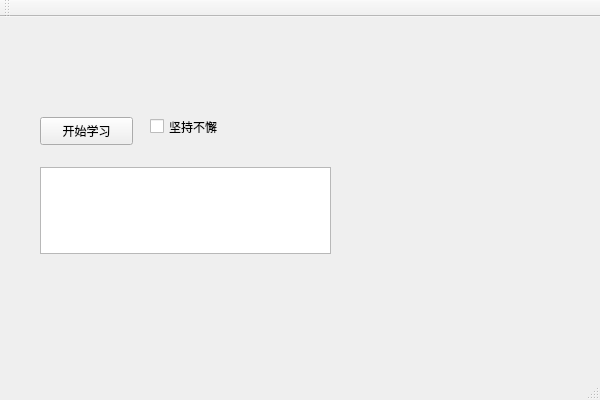
<?xml version="1.0" encoding="UTF-8"?>
<ui version="4.0">
 <class>MainformClass</class>
 <widget class="QMainWindow" name="MainformClass">
  <property name="geometry">
   <rect>
    <x>0</x>
    <y>0</y>
    <width>600</width>
    <height>400</height>
   </rect>
  </property>
  <property name="windowTitle">
   <string>Mainform</string>
  </property>
  <widget class="QWidget" name="centralWidget">
   <widget class="QPushButton" name="pushButton">
    <property name="geometry">
     <rect>
      <x>40</x>
      <y>100</y>
      <width>93</width>
      <height>28</height>
     </rect>
    </property>
    <property name="text">
     <string>开始学习</string>
    </property>
   </widget>
   <widget class="QCheckBox" name="checkBox">
    <property name="geometry">
     <rect>
      <x>150</x>
      <y>100</y>
      <width>91</width>
      <height>19</height>
     </rect>
    </property>
    <property name="text">
     <string>坚持不懈</string>
    </property>
   </widget>
   <widget class="QTextEdit" name="textEdit">
    <property name="geometry">
     <rect>
      <x>40</x>
      <y>150</y>
      <width>291</width>
      <height>87</height>
     </rect>
    </property>
   </widget>
  </widget>
  <widget class="QMenuBar" name="menuBar">
   <property name="geometry">
    <rect>
     <x>0</x>
     <y>0</y>
     <width>600</width>
     <height>26</height>
    </rect>
   </property>
  </widget>
  <widget class="QToolBar" name="mainToolBar">
   <attribute name="toolBarArea">
    <enum>TopToolBarArea</enum>
   </attribute>
   <attribute name="toolBarBreak">
    <bool>false</bool>
   </attribute>
  </widget>
  <widget class="QStatusBar" name="statusBar"/>
 </widget>
 <layoutdefault spacing="6" margin="11"/>
 <resources>
  <include location="mainform.qrc"/>
 </resources>
 <connections/>
</ui>
